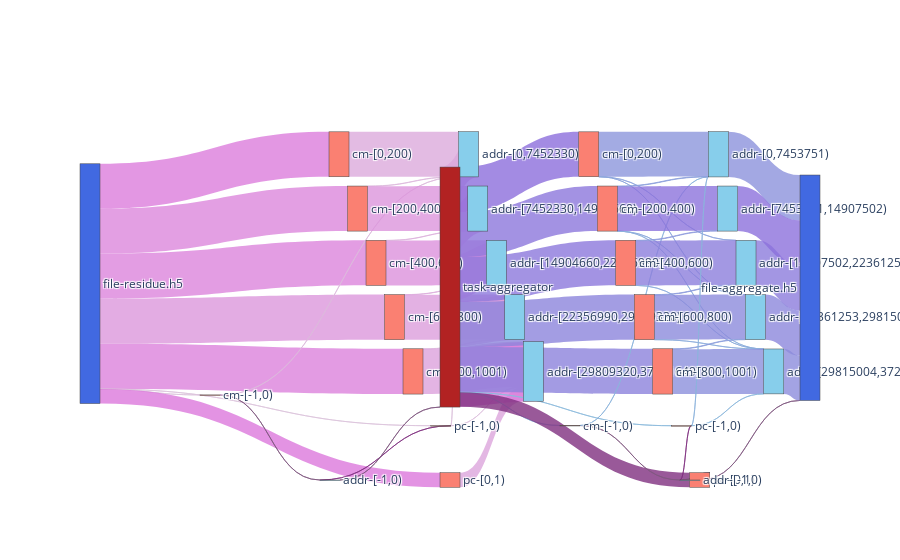

Notebook code cell kept with this figure:
### Code cell
AGG = nx.compose(G_AGG_R, G_AGG_W) 

agg_nodes, agg_nodes_dict = get_nodes_for_sankey(AGG,rm_tags=['agg_r','agg_w'])

agg_links = get_links_for_sankey(AGG, agg_nodes_dict)
fig = go.Figure(go.Sankey(
            node = agg_nodes,
            link = agg_links, orientation='h'))
fig.show()
fig.write_html(f"{path}/sankey-grouped-agg-vol-vfd.html")

### Figure 1 — Plotly figure (JSON) as saved in the notebook; plotly's stock layout.template omitted (floating-point values rounded to 4 significant figures)
{"data": [{"link": {"color": ["rgba(220, 196.8, 220, 0.8)", "rgba(220, 126.39999999999999, 220, 0.8)", "rgba(220, 136.0, 220, 0.8)", "rgba(220, 132.8, 220, 0.8)", "rgba(220, 152.0, 220, 0.8)", "rgba(220, 129.6, 220, 0.8)", "rgba(220, 196.8, 220, 0.8)", "rgba(220, 120.0, 220, 0.8)", "rgba(128, 88.0, 128, 0.8)", "rgba(220, 187.2, 220, 0.8)", "rgba(220, 171.2, 220, 0.8)", "rgba(220, 184.0, 220, 0.8)", "rgba(220, 148.8, 220, 0.8)", "rgba(220, 145.6, 220, 0.8)", "rgba(220, 177.6, 220, 0.8)", "rgba(220, 174.4, 220, 0.8)", "rgba(220, 158.4, 220, 0.8)", "rgba(220, 180.8, 220, 0.8)", "rgba(220, 161.6, 220, 0.8)", "rgba(128, 48.0, 128, 0.8)", "rgba(220, 193.6, 220, 0.8)", "rgba(220, 190.4, 220, 0.8)", "rgba(220, 164.8, 220, 0.8)", "rgba(128, 88.0, 128, 0.8)", "rgba(220, 168.0, 220, 0.8)", "rgba(220, 142.4, 220, 0.8)", "rgba(220, 139.2, 220, 0.8)", "rgba(220, 155.2, 220, 0.8)", "rgba(220, 123.2, 220, 0.8)", "rgba(140, 187.14285714285714, 220, 0.8)", "rgba(140, 110.0, 220, 0.8)", "rgba(140, 118.57142857142857, 220, 0.8)", "rgba(140, 121.42857142857143, 220, 0.8)", "rgba(140, 132.85714285714286, 220, 0.8)", "rgba(140, 130.0, 220, 0.8)", "rgba(140, 187.14285714285714, 220, 0.8)", "rgba(128, 48.0, 128, 0.8)", "rgba(128, 88.0, 128, 0.8)", "rgba(140, 181.42857142857142, 220, 0.8)", "rgba(128, 88.0, 128, 0.8)", "rgba(140, 150.0, 220, 0.8)", "rgba(140, 164.28571428571428, 220, 0.8)", "rgba(140, 167.14285714285714, 220, 0.8)", "rgba(140, 161.42857142857142, 220, 0.8)", "rgba(140, 170.0, 220, 0.8)", "rgba(140, 175.71428571428572, 220, 0.8)", "rgba(140, 115.71428571428571, 220, 0.8)", "rgba(140, 127.14285714285714, 220, 0.8)", "rgba(140, 172.85714285714286, 220, 0.8)", "rgba(140, 152.85714285714286, 220, 0.8)", "rgba(140, 155.71428571428572, 220, 0.8)", "rgba(140, 138.57142857142856, 220, 0.8)", "rgba(140, 172.85714285714286, 220, 0.8)", "rgba(140, 158.57142857142858, 220, 0.8)", "rgba(140, 144.28571428571428, 220, 0.8)", "rgba(128, 48.0, 128, 0.8)", "rgba(140, 178.57142857142858, 220, 0.8)", "rgba(140, 184.28571428571428, 220, 0.8)", "rgba(128, 88.0, 128, 0.8)", "rgba(140, 147.14285714285714, 220, 0.8)", "rgba(140, 124.28571428571429, 220, 0.8)", "rgba(140, 135.71428571428572, 220, 0.8)", "rgba(140, 141.42857142857144, 220, 0.8)", "rgba(140, 112.85714285714286, 220, 0.8)"], "label": ["Access Volume : 0 <br />Average Count : 3 <br />Average Access Size : 0 <br />Operation : read<br />Bandwidth : 0", "Access Volume : 7.42 MB <br />Average Count : 200 <br />Average Access Size : 37.11 KB <br />Operation : read<br />Bandwidth : 11.12 MB/s", "Access Volume : 7.44 MB <br />Average Count : 200 <br />Average Access Size : 37.21 KB <br />Operation : read<br />Bandwidth : 10.68 MB/s", "Access Volume : 7.44 MB <br />Average Count : 200 <br />Average Access Size : 37.2 KB <br />Operation : read<br />Bandwidth : 10.69 MB/s", "Access Volume : 7.44 MB <br />Average Count : 200 <br />Average Access Size : 37.21 KB <br />Operation : read<br />Bandwidth : 10.43 MB/s", "Access Volume : 7.48 MB <br />Average Count : 201 <br />Average Access Size : 37.21 KB <br />Operation : read<br />Bandwidth : 10.78 MB/s", "Access Volume : 0 <br />Average Count : 3 <br />Average Access Size : 0 <br />Operation : read<br />Bandwidth : 0", "Access Volume : 2.4 MB <br />Average Count : 1 <br />Average Access Size : 2.4 MB <br />Operation : read<br />Bandwidth : 1.56 GB/s", "Access Volume : 0 <br />Average Count : 1 <br />Average Access Size : 0 <br />Operation : open<br />Bandwidth : 0", "Access Volume : 2.51 KB <br />Average Count : 8 <br />Average Access Size : 314 B <br />Operation : read<br />Bandwidth : 714.15 B/s", "Access Volume : 7.43 MB <br />Average Count : 399 <br />Average Access Size : 18.62 KB <br />Operation : read<br />Bandwidth : 2.11 MB/s", "Access Volume : 37.06 KB <br />Average Count : 2 <br />Average Access Size : 18.53 KB <br />Operation : read<br />Bandwidth : 10.53 KB/s", "Access Volume : 7.41 MB <br />Average Count : 398 <br />Average Access Size : 18.62 KB <br />Operation : read<br />Bandwidth : 10.61 MB/s", "Access Volume : 7.41 MB <br />Average Count : 398 <br />Average Access Size : 18.62 KB <br />Operation : read<br />Bandwidth : 10.62 MB/s", "Access Volume : 36.86 KB <br />Average Count : 2 <br />Average Access Size : 18.43 KB <br />Operation : read<br />Bandwidth : 52.76 KB/s", "Access Volume : 37.54 KB <br />Average Count : 2 <br />Average Access Size : 18.77 KB <br />Operation : read<br />Bandwidth : 53.82 KB/s", "Access Volume : 7.41 MB <br />Average Count : 398 <br />Average Access Size : 18.62 KB <br />Operation : read<br />Bandwidth : 10.36 MB/s", "Access Volume : 37.25 KB <br />Average Count : 2 <br />Average Access Size : 18.62 KB <br />Operation : read<br />Bandwidth : 52.06 KB/s", "Access Volume : 7.45 MB <br />Average Count : 400 <br />Average Access Size : 18.62 KB <br />Operation : read<br />Bandwidth : 9.93 MB/s", "Access Volume : 0 <br />Average Count : 1 <br />Average Access Size : 0 <br />Operation : close<br />Bandwidth : 0", "Access Volume : 1.9 KB <br />Average Count : 4 <br />Average Access Size : 474 B <br />Operation : read<br />Bandwidth : 539.03 B/s", "Access Volume : 512 B <br />Average Count : 1 <br />Average Access Size : 512 B <br />Operation : read<br />Bandwidth : 682.71 B/s", "Access Volume : 2.4 MB <br />Average Count : 1 <br />Average Access Size : 2.4 MB <br />Operation : read<br />Bandwidth : 3.2 MB/s", "Access Volume : 0 <br />Average Count : 2 <br />Average Access Size : 0 <br />Operation : open<br />Bandwidth : 0", "Access Volume : 7.47 MB <br />Average Count : 413 <br />Average Access Size : 18.09 KB <br />Operation : read<br />Bandwidth : 2.12 MB/s", "Access Volume : 7.45 MB <br />Average Count : 400 <br />Average Access Size : 18.62 KB <br />Operation : read<br />Bandwidth : 10.66 MB/s", "Access Volume : 7.45 MB <br />Average Count : 400 <br />Average Access Size : 18.62 KB <br />Operation : read<br />Bandwidth : 10.68 MB/s", "Access Volume : 7.45 MB <br />Average Count : 400 <br />Average Access Size : 18.62 KB <br />Operation : read<br />Bandwidth : 10.41 MB/s", "Access Volume : 9.85 MB <br />Average Count : 402 <br />Average Access Size : 24.5 KB <br />Operation : read<br />Bandwidth : 13.13 MB/s", "Access Volume : 0 <br />Average Count : 3 <br />Average Access Size : 0 <br />Operation : write<br />Bandwidth : 0", "Access Volume : 7.42 MB <br />Average Count : 200 <br />Average Access Size : 37.11 KB <br />Operation : write<br />Bandwidth : 5.64 MB/s", "Access Volume : 7.44 MB <br />Average Count : 200 <br />Average Access Size : 37.21 KB <br />Operation : write<br />Bandwidth : 4.46 MB/s", "Access Volume : 7.44 MB <br />Average Count : 200 <br />Average Access Size : 37.2 KB <br />Operation : write<br />Bandwidth : 4.06 MB/s", "Access Volume : 7.44 MB <br />Average Count : 200 <br />Average Access Size : 37.21 KB <br />Operation : write<br />Bandwidth : 2.37 MB/s", "Access Volume : 7.48 MB <br />Average Count : 201 <br />Average Access Size : 37.21 KB <br />Operation : write<br />Bandwidth : 2.68 MB/s", "Access Volume : 0 <br />Average Count : 3 <br />Average Access Size : 0 <br />Operation : write<br />Bandwidth : 0", "Access Volume : 2.4 MB <br />Average Count : 1 <br />Average Access Size : 2.4 MB <br />Operation : open<br />Bandwidth : 1.56 GB/s", "Access Volume : 0 <br />Average Count : 1 <br />Average Access Size : 0 <br />Operation : open<br />Bandwidth : 0", "Access Volume : 590 B <br />Average Count : 4 <br />Average Access Size : 147.5 B <br />Operation : write<br />Bandwidth : 26.18 B/s", "Access Volume : 0 <br />Average Count : 1 <br />Average Access Size : 0 <br />Operation : open<br />Bandwidth : 0", "Access Volume : 7.41 MB <br />Average Count : 199 <br />Average Access Size : 37.25 KB <br />Operation : write<br />Bandwidth : 328.93 KB/s", "Access Volume : 1.26 KB <br />Average Count : 79 <br />Average Access Size : 16 B <br />Operation : write<br />Bandwidth : 577.9 B/s", "Access Volume : 1.92 KB <br />Average Count : 120 <br />Average Access Size : 16 B <br />Operation : write<br />Bandwidth : 538.75 B/s", "Access Volume : 74.4 KB <br />Average Count : 2 <br />Average Access Size : 37.2 KB <br />Operation : write<br />Bandwidth : 3.3 KB/s", "Access Volume : 1.28 KB <br />Average Count : 80 <br />Average Access Size : 16 B <br />Operation : write<br />Bandwidth : 359.17 B/s", "Access Volume : 1.92 KB <br />Average Count : 120 <br />Average Access Size : 16 B <br />Operation : write<br />Bandwidth : 131.96 B/s", "Access Volume : 7.37 MB <br />Average Count : 198 <br />Average Access Size : 37.24 KB <br />Operation : write<br />Bandwidth : 4.93 MB/s", "Access Volume : 7.37 MB <br />Average Count : 198 <br />Average Access Size : 37.24 KB <br />Operation : write<br />Bandwidth : 3.37 MB/s", "Access Volume : 3.2 KB <br />Average Count : 200 <br />Average Access Size : 16 B <br />Operation : write<br />Bandwidth : 219.93 B/s", "Access Volume : 74.35 KB <br />Average Count : 2 <br />Average Access Size : 37.18 KB <br />Operation : write<br />Bandwidth : 49.71 KB/s", "Access Volume : 74.56 KB <br />Average Count : 2 <br />Average Access Size : 37.28 KB <br />Operation : write<br />Bandwidth : 34.09 KB/s", "Access Volume : 7.38 MB <br />Average Count : 198 <br />Average Access Size : 37.25 KB <br />Operation : write<br />Bandwidth : 2.07 MB/s", "Access Volume : 3.2 KB <br />Average Count : 200 <br />Average Access Size : 16 B <br />Operation : write<br />Bandwidth : 219.93 B/s", "Access Volume : 74.18 KB <br />Average Count : 2 <br />Average Access Size : 37.09 KB <br />Operation : write<br />Bandwidth : 20.82 KB/s", "Access Volume : 7.41 MB <br />Average Count : 352 <br />Average Access Size : 21.06 KB <br />Operation : write<br />Bandwidth : 509.59 KB/s", "Access Volume : 0 <br />Average Count : 1 <br />Average Access Size : 0 <br />Operation : close<br />Bandwidth : 0", "Access Volume : 608 B <br />Average Count : 3 <br />Average Access Size : 202.67 B <br />Operation : write<br />Bandwidth : 26.98 B/s", "Access Volume : 296 B <br />Average Count : 2 <br />Average Access Size : 148 B <br />Operation : write<br />Bandwidth : 20.34 B/s", "Access Volume : 0 <br />Average Count : 2 <br />Average Access Size : 0 <br />Operation : open<br />Bandwidth : 0", "Access Volume : 7.49 MB <br />Average Count : 208 <br />Average Access Size : 36 KB <br />Operation : write<br />Bandwidth : 332.28 KB/s", "Access Volume : 7.45 MB <br />Average Count : 279 <br />Average Access Size : 26.7 KB <br />Operation : write<br />Bandwidth : 3.41 MB/s", "Access Volume : 7.45 MB <br />Average Count : 400 <br />Average Access Size : 18.63 KB <br />Operation : write<br />Bandwidth : 2.09 MB/s", "Access Volume : 7.42 MB <br />Average Count : 874 <br />Average Access Size : 8.49 KB <br />Operation : write<br />Bandwidth : 510.18 KB/s", "Access Volume : 7.45 MB <br />Average Count : 200 <br />Average Access Size : 37.24 KB <br />Operation : write<br />Bandwidth : 4.98 MB/s"], "source": [0, 0, 0, 0, 0, 0, 0, 0, 1, 1, 2, 3, 3, 4, 4, 5, 5, 6, 6, 7, 7, 7, 8, 9, 10, 11, 12, 13, 14, 15, 15, 15, 15, 15, 15, 15, 15, 16, 16, 17, 18, 18, 18, 19, 19, 19, 19, 20, 20, 20, 21, 21, 21, 22, 22, 23, 23, 23, 24, 25, 26, 27, 28, 29], "target": [1, 2, 3, 4, 5, 6, 7, 8, 9, 10, 10, 10, 11, 12, 11, 12, 13, 13, 14, 9, 10, 14, 14, 15, 15, 15, 15, 15, 15, 16, 18, 19, 20, 21, 22, 23, 17, 24, 25, 24, 25, 26, 27, 25, 27, 28, 29, 26, 28, 29, 26, 27, 28, 27, 28, 24, 25, 28, 30, 30, 30, 30, 30, 30], "value": [1, 7422108, 7441148, 7440164, 7442936, 7479508, 1, 2400000, 1, 2512, 7428880, 37056, 7410912, 7410120, 36856, 37544, 7412216, 37248, 7449144, 1, 1896, 512, 2400000, 1, 7470344, 7447768, 7447664, 7449464, 9849656, 1, 7422108, 7441148, 7440164, 7442936, 7479508, 1, 2400000, 1, 590, 1, 7412880, 1264, 1920, 74400, 1280, 1920, 7373568, 7372624, 3200, 74352, 74560, 7375200, 3200, 74184, 7414656, 1, 608, 296, 1, 7488478, 7448448, 7452584, 7423272, 7447920]}, "node": {"color": ["RoyalBlue", "Salmon", "Salmon", "Salmon", "Salmon", "Salmon", "Salmon", "Salmon", "Salmon", "SkyBlue", "SkyBlue", "SkyBlue", "SkyBlue", "SkyBlue", "SkyBlue", "FireBrick", "Salmon", "Salmon", "Salmon", "Salmon", "Salmon", "Salmon", "Salmon", "Salmon", "SkyBlue", "SkyBlue", "SkyBlue", "SkyBlue", "SkyBlue", "SkyBlue", "RoyalBlue"], "label": ["file-residue.h5", "cm-[-1,0)", "cm-[0,200)", "cm-[200,400)", "cm-[400,600)", "cm-[600,800)", "cm-[800,1001)", "pc-[-1,0)", "pc-[0,1)", "addr-[-1,0)", "addr-[0,7452330)", "addr-[7452330,14904660)", "addr-[14904660,22356990)", "addr-[22356990,29809320)", "addr-[29809320,37261649)", "task-aggregator", "cm-[-1,0)", "pc-[0,1)", "cm-[0,200)", "cm-[200,400)", "cm-[400,600)", "cm-[600,800)", "cm-[800,1001)", "pc-[-1,0)", "addr-[-1,0)", "addr-[0,7453751)", "addr-[14907502,22361253)", "addr-[22361253,29815004)", "addr-[29815004,37268754)", "addr-[7453751,14907502)", "file-aggregate.h5"], "x": [0.325, 0.3375, 0.35, 0.375, 0.4, 0.425, 0.45, 0.4875, 0.5, 0.5125, 0.525, 0.5375, 0.5625, 0.5875, 0.6125, 0.6625, 0.675, 0.8375, 0.6875, 0.7125, 0.7375, 0.7625, 0.7875, 0.8125, 0.85, 0.8625, 0.9, 0.9125, 0.9375, 0.875, 1], "y": [0, 0, 0.1429, 0.2857, 0.4286, 0.5714, 0.7143, 0.8571, 1, 0, 0.1429, 0.2857, 0.4286, 0.5714, 0.7143, 0, 0, 1, 0.1429, 0.2857, 0.4286, 0.5714, 0.7143, 0.8571, 0, 0.1429, 0.4286, 0.5714, 0.7143, 0.2857, 0]}, "orientation": "h", "type": "sankey"}], "layout": {}}
